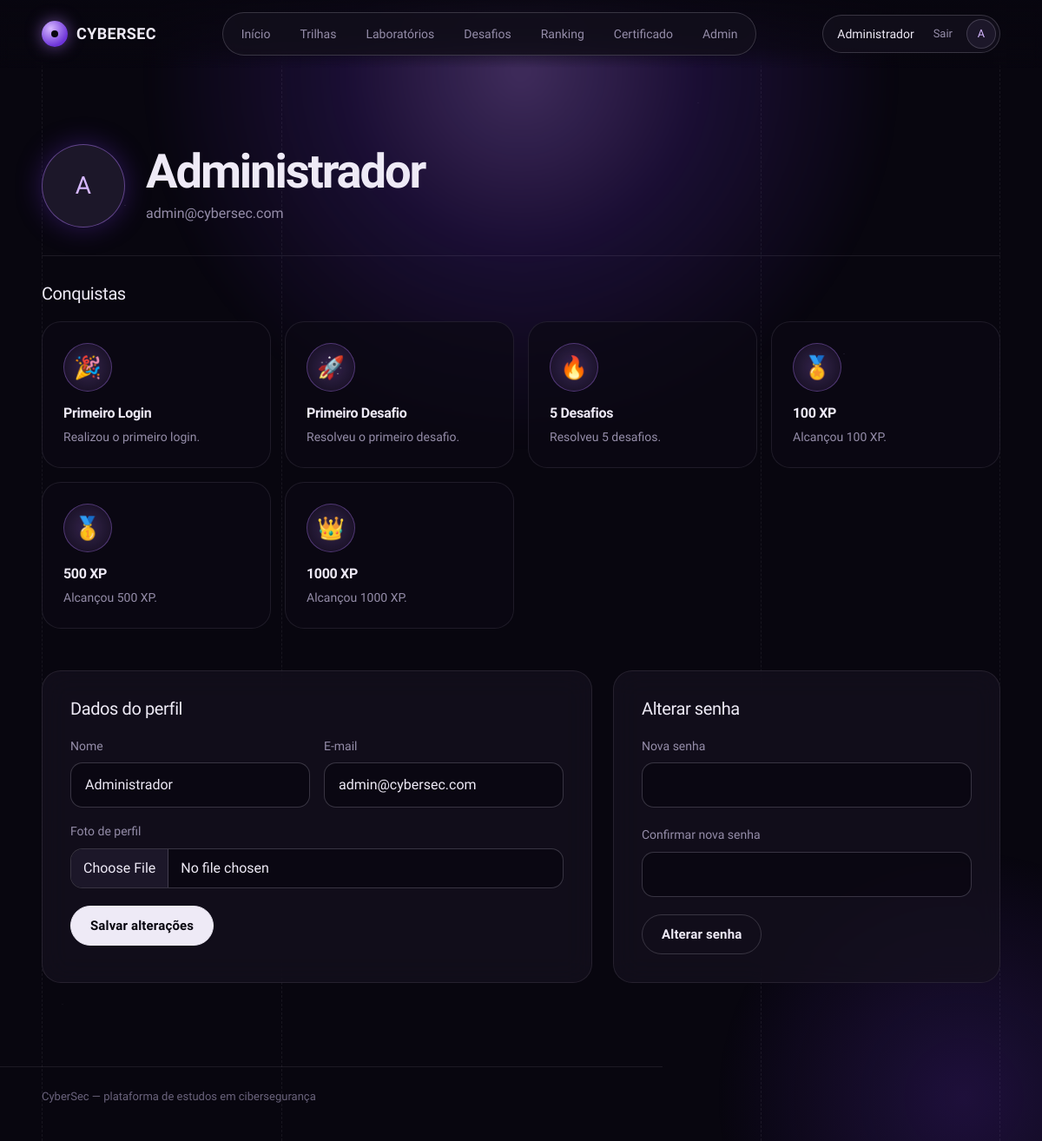
/public/profile (signed in), run on the app's committed database.
### tables this page shows
CREATE TABLE `users` (
  `id` int(11) NOT NULL AUTO_INCREMENT,
  `name` varchar(100) NOT NULL,
  `email` varchar(150) NOT NULL,
  `password` varchar(255) NOT NULL,
  `role` enum('user','admin') DEFAULT 'user',
  `photo` varchar(255) DEFAULT NULL,
  `xp` int(11) DEFAULT 0,
  `level_id` int(11) DEFAULT NULL,
  `created_at` timestamp NOT NULL DEFAULT current_timestamp(),
  `updated_at` timestamp NOT NULL DEFAULT current_timestamp() ON UPDATE current_timestamp(),
  PRIMARY KEY (`id`),
  UNIQUE KEY `email` (`email`),
  KEY `fk_user_level` (`level_id`),
  CONSTRAINT `fk_user_level` FOREIGN KEY (`level_id`) REFERENCES `levels` (`id`) ON DELETE SET NULL
);

CREATE TABLE `badges` (
  `id` int(11) NOT NULL AUTO_INCREMENT,
  `name` varchar(100) NOT NULL,
  `description` varchar(255) NOT NULL,
  `icon` varchar(100) DEFAULT '?',
  `created_at` timestamp NOT NULL DEFAULT current_timestamp(),
  PRIMARY KEY (`id`)
);

### app/core/Controller.php (called while the page is built, shortened)
<?php
abstract class Controller
{
    protected function view(string $view, array $data = []): void
    {
        extract($data);
       $file = __DIR__ . '/../views/' . $view . '.php';
require_once $file;
    }
}

### app/controllers/ProfileController.php (called while the page is built, shortened)
<?php
class ProfileController extends Controller
{
    private User $userModel;
    public function __construct()
    {
        $this->userModel = new User();
    }
    public function index(): void
    {
        $this->view(
            'profile/index',
            [
                'user' => $this->userModel->findById(Auth::id()),
                'badges' => (new Badge())->getUserBadges(Auth::id())
            ]
        );
    }
}

### app/core/Router.php (called while the page is built, shortened)
<?php
class Router
{
    private array $routes = [];
    public function get(string $route, array $action): void
    {
        $this->routes['GET'][$route] = $action;
    }
    public function post(string $route, array $action): void
    {
        $this->routes['POST'][$route] = $action;
    }
    public function dispatch(): void
    {
        $method = $_SERVER['REQUEST_METHOD'];
        $uri = parse_url(
            $_SERVER['REQUEST_URI'],
            PHP_URL_PATH
        );
        $basePath = dirname(
            $_SERVER['SCRIPT_NAME']
        );
        $uri = str_replace($basePath, '', $uri);
        [$controllerName, $methodName] = $this->routes[$method][$uri];
        $controller = new $controllerName();
        $controller->$methodName();
    }
}

### public/index.php (called while the page is built, shortened)
<?php
spl_autoload_register(function ($class) {
    $folders = [
        '../app/core/',
        '../app/controllers/',
        '../app/models/'
    ];
    foreach ($folders as $folder) {
        $file = $folder . $class . '.php';
        if (file_exists($file)) {
            return;
        }
    }
});
$router = new Router();
$router->get('/', ['AuthController', 'login']);
$router->get('/login', ['AuthController', 'login']);
$router->post('/login', ['AuthController', 'authenticate']);
$router->get('/register', ['AuthController', 'register']);
$router->post('/register', ['AuthController', 'store']);
$router->post('/logout', ['AuthController', 'logout']);
$router->get('/certificate', [ 'CertificateController', 'index']);
$router->post('/certificate/generate',
['CertificateController','generate']);
$router->get('/lesson', ['LessonController', 'show']);
$router->post('/lesson/submit',['LessonController', 'submitQuiz']);
$router->get('/dashboard', ['DashboardController', 'index']);
$router->get('/profile', ['ProfileController', 'index']);
$router->post('/profile/update', ['ProfileController', 'update']);
$router->post('/profile/password', ['ProfileController', 'changePassword']);
$router->get('/challenges', ['ChallengeController', 'index']);
$router->get('/challenges/create', ['ChallengeController', 'create']);
$router->post('/challenges/store', ['ChallengeController', 'store']);
$router->get('/challenges/edit', ['ChallengeController', 'edit']);
$router->post('/challenges/update', ['ChallengeController', 'update']);
$router->post('/challenges/delete', ['ChallengeController', 'delete']);
$router->get('/challenge', ['ChallengeController', 'show']);
$router->post('/challenge/submit', ['ChallengeController', 'submitFlag']);
$router->get(
    '/paths',
    ['LearningPathController', 'index']
);
$router->get(
    '/path',
    ['LearningPathController', 'show']
);
$router->get(
    '/labs',
    ['LabController', 'index']
);
$router->get(
    '/lab',
    ['LabController', 'show']
);
$router->post(
    '/lab/submit',
    ['LabController', 'submit']
);
$router->get('/ranking', ['RankingController', 'index']);
$router->get('/admin', ['AdminController', 'dashboard']);
$router->get('/admin/users', ['AdminController', 'users']);
$router->get('/admin/challenges', ['AdminController', 'challenges']);
$router->get(
    '/admin/paths',
    ['AdminController', 'paths']
);
$router->get(
    '/admin/lessons',
    ['AdminController', 'lessons']
);
$router->get(
    '/admin/lessons/create',
    ['AdminController', 'createLesson']
);
$router->post(
    '/admin/lessons/store',
    ['AdminController', 'storeLesson']
);
$router->post(
    '/admin/lessons/delete',
    ['AdminController', 'deleteLesson']
);
$router->get(
    '/admin/questions',
    ['QuestionController', 'index']
);
$router->get(
    '/admin/questions/create',
    ['QuestionController', 'create']
);
$router->post(
    '/admin/questions/store',
    ['QuestionController', 'store']
);
$router->get(
    '/admin/questions/edit',
    ['QuestionController', 'edit']
);
$router->post(
    '/admin/questions/update',
    ['QuestionController', 'update']
);
$router->get(
    '/admin/paths/create',
    ['AdminController', 'createPath']
);
$router->post(
    '/admin/paths/store',
    ['AdminController', 'storePath']
);
$router->post(
    '/admin/paths/delete',
    ['AdminController', 'deletePath']
);
$router->get(
    '/admin/labs',
    ['AdminController', 'labs']
);
$router->get(
    '/admin/labs/create',
    ['AdminController', 'createLab']
);
$router->post(
    '/admin/labs/store',
    ['AdminController', 'storeLab']
);
$router->get(
    '/admin/labs/edit',
    ['AdminController', 'editLab']
);
$router->post(
    '/admin/labs/update',
    ['AdminController', 'updateLab']
);
$router->post(
    '/admin/labs/delete',
    ['AdminController', 'deleteLab']
);
$router->dispatch();

### app/core/Session.php (called while the page is built, shortened)
<?php
class Session
{
    public static function get(string $key): mixed
    {
        return $_SESSION[$key] ?? null;
    }
    public static function has(string $key): bool
    {
        return isset($_SESSION[$key]);
    }
}

### app/core/Auth.php (called while the page is built, shortened)
<?php
class Auth
{
    public static function check(): bool
    {
        return Session::has('user');
    }
    public static function user(): ?array
    {
        return Session::get('user');
    }
    public static function isAdmin(): bool
    {
        $user = self::user();
        return isset($user['role']) &&
               $user['role'] === 'admin';
    }
}

### app/core/Model.php (called while the page is built, shortened)
<?php
abstract class Model
{
    public function __construct()
    {
        $this->db = Database::getInstance();
    }
}

### app/core/Database.php (called while the page is built, shortened)
<?php
class Database
{
    private static ?PDO $instance = null;
    public static function getInstance(): PDO
    {
        if (self::$instance === null) {
            $dsn = "mysql:host=" . DB_HOST . ";dbname=" . DB_NAME . ";charset=utf8mb4";
            self::$instance = new PDO(
                $dsn,
                DB_USER,
                DB_PASS,
                [
                    PDO::ATTR_ERRMODE => PDO::ERRMODE_EXCEPTION,
                    PDO::ATTR_DEFAULT_FETCH_MODE => PDO::FETCH_ASSOC,
                    PDO::ATTR_EMULATE_PREPARES => false
                ]
            );
        }
        return self::$instance;
    }
}

### app/models/User.php (called while the page is built, shortened)
<?php
class User extends Model
{
    public function findById(int $id): ?array
    {
        $sql = "
            SELECT *
            FROM users
            WHERE id = :id
            LIMIT 1
        ";
        $stmt = $this->db->prepare($sql);
        $stmt->execute([
            ':id' => $id
        ]);
        $user = $stmt->fetch();
        return $user ?: null;
    }
}

### app/models/Badge.php (called while the page is built, shortened)
<?php
class Badge extends Model
{
    public function getUserBadges(
        int $userId
    ): array {
        $sql = "
            SELECT
                b.*
            FROM badges b
            INNER JOIN user_badges ub
                ON ub.badge_id = b.id
            WHERE ub.user_id = :user_id
        ";
        $stmt = $this->db->prepare($sql);
        $stmt->execute([
            ':user_id' => $userId
        ]);
        return $stmt->fetchAll();
    }
}

### app/views/profile/index.php (the view, shortened to what this page needs)
<?php
require_once __DIR__ . '/../layouts/header.php';
$parts = preg_split('/\s+/', trim($user['name'] ?? ''));
$initials = mb_strtoupper(mb_substr($parts[0] ?? '', 0, 1) . mb_substr(count($parts) > 1 ? end($parts) : '', 0, 1));
?>
<main class="main-content">
    <header class="page-head">
        <div class="profile-id" style="margin: 0">
            <?php if (!empty($user['photo'])): ?>
                <img class="avatar" src="<?= BASE_URL ?>/assets/uploads/profiles/<?= htmlspecialchars($user['photo']) ?>" alt="Sua foto de perfil">
            <?php else: ?>
                <span class="avatar" aria-hidden="true"><?= htmlspecialchars($initials) ?></span>
            <?php endif; ?>
            <div>
                <h1 class="page-title" style="font-size: clamp(1.8rem, 4.6vw, 3.4rem)"><?= htmlspecialchars($user['name']) ?></h1>
                <p class="text-secondary m-0 mt-2"><?= htmlspecialchars($user['email']) ?></p>
            </div>
        </div>
    </header>
    <section aria-labelledby="badges-title" class="mb-5">
        <h2 class="section-title" id="badges-title">Conquistas</h2>
        <?php if (empty($badges)): ?>
            <div class="empty pt-0"><strong>Nenhuma conquista ainda</strong>Conquistas são liberadas ao concluir aulas, labs e desafios.</div>
        <?php else: ?>
            <div class="badge-grid">
                <?php foreach ($badges as $badge): ?>
                    <div class="medal">
                        <div class="medal-icon" aria-hidden="true"><?= htmlspecialchars($badge['icon'] ?? '') ?></div>
                        <h4><?= htmlspecialchars($badge['name']) ?></h4>
                        <p><?= htmlspecialchars($badge['description']) ?></p>
                    </div>
                <?php endforeach; ?>
            </div>
        <?php endif; ?>
    </section>
    <div class="row g-4">
        <div class="col-lg-7">
            <section class="panel h-100" aria-labelledby="data-title">
                <h2 class="section-title" id="data-title">Dados do perfil</h2>
                <form method="POST" action="<?= BASE_URL ?>/profile/update" enctype="multipart/form-data">
                    <div class="row g-3">
                        <div class="col-md-6 field mb-0">
                            <label for="p-name">Nome</label>
                            <input id="p-name" type="text" name="name" value="<?= htmlspecialchars($user['name']) ?>" class="form-control" required>
                        </div>
                        <div class="col-md-6 field mb-0">
                            <label for="p-email">E-mail</label>
                            <input id="p-email" type="email" name="email" value="<?= htmlspecialchars($user['email']) ?>" class="form-control" required>
                        </div>
                        <div class="col-12 field">
                            <label for="p-photo">Foto de perfil</label>
                            <input id="p-photo" type="file" name="photo" accept="image/*" class="form-control">
                        </div>
                    </div>
                    <button class="btn btn-primary" type="submit">Salvar alterações</button>
                </form>
            </section>
        </div>
        <div class="col-lg-5">
            <section class="panel h-100" aria-labelledby="pass-title">
                <h2 class="section-title" id="pass-title">Alterar senha</h2>
                <form method="POST" action="<?= BASE_URL ?>/profile/password">
                    <div class="field">
                        <label for="p-pass">Nova senha</label>
                        <input id="p-pass" type="password" name="password" class="form-control" autocomplete="new-password" required>
                    </div>
                    <div class="field">
                        <label for="p-pass2">Confirmar nova senha</label>
                        <input id="p-pass2" type="password" name="confirm_password" class="form-control" autocomplete="new-password" required>
                    </div>
                    <button class="btn btn-ghost" type="submit">Alterar senha</button>
                </form>
            </section>
        </div>
    </div>
</main>
<?php require_once __DIR__ . '/../layouts/footer.php'; ?>

### app/views/layouts/header.php (shortened to what this page needs)
<?php
$__path = parse_url($_SERVER['REQUEST_URI'] ?? '/', PHP_URL_PATH) ?: '/';
$__base = rtrim(parse_url(BASE_URL, PHP_URL_PATH) ?: '', '/');
if ($__base !== '' && str_starts_with($__path, $__base)) {
    $__path = substr($__path, strlen($__base));
}
$__path = '/' . trim($__path, '/');
$__navItems = [
    ['/dashboard',   'Início',        ['/dashboard']],
    ['/paths',       'Trilhas',       ['/paths', '/path', '/lesson']],
    ['/labs',        'Laboratórios',  ['/labs', '/lab']],
    ['/challenges',  'Desafios',      ['/challenges', '/challenge']],
    ['/ranking',     'Ranking',       ['/ranking']],
    ['/certificate', 'Certificado',   ['/certificate']],
];
if (Auth::check() && Auth::isAdmin()) {
    $__navItems[] = ['/admin', 'Admin', ['/admin']];
}
$__isActive = function (array $prefixes) use ($__path): bool {
    foreach ($prefixes as $p) {
        if ($__path === $p || str_starts_with($__path, $p . '/')) {
            return true;
        }
    }
    return false;
};
$__user = Auth::user();
$__showNav = Auth::check() && empty($hideNav);
$__initials = '';
if ($__user) {
    $parts = preg_split('/\s+/', trim($__user['name'] ?? ''));
    $__initials = mb_strtoupper(mb_substr($parts[0] ?? '', 0, 1) . mb_substr(count($parts) > 1 ? end($parts) : '', 0, 1));
}
?>
<!DOCTYPE html>
<html lang="pt-BR" data-bs-theme="dark">
<head>
<link href="https://cdn.jsdelivr.net/npm/bootstrap@5.3.3/dist/css/bootstrap.min.css" rel="stylesheet">
<link rel="stylesheet" href="<?= BASE_URL ?>/assets/css/style.css?v=<?= @filemtime(__DIR__ . '/../../../public/assets/css/style.css') ?: time() ?>">
</head>
<body class="<?= htmlspecialchars($bodyClass ?? '') ?>">
<div class="atmosphere" aria-hidden="true">
    <div class="stars"></div>
    <div class="guides"><span></span><span></span><span></span></div>
</div>
<?php if ($__showNav): ?>
<header class="topbar" id="topbar">
    <a class="brand" href="<?= BASE_URL ?>/dashboard" aria-label="CyberSec, ir para o início">
        <span class="brand-mark" aria-hidden="true"></span>
        CYBERSEC
    </a>
    <nav class="pill-nav" id="mainNav" aria-label="Principal">
        <?php foreach ($__navItems as [$href, $label, $prefixes]): ?>
            <a href="<?= BASE_URL . $href ?>"
               class="<?= $__isActive($prefixes) ? 'active' : '' ?>"
               <?= $__isActive($prefixes) ? 'aria-current="page"' : '' ?>>
                <?= $label ?>
            </a>
        <?php endforeach; ?>
    </nav>
    <div class="user-pill">
        <span class="user-name"><?= htmlspecialchars($__user['name'] ?? '') ?></span>
        <form method="POST" action="<?= BASE_URL ?>/logout" class="logout-form">
            <button class="logout" type="submit">Sair</button>
        </form>
        <a href="<?= BASE_URL ?>/profile" aria-label="Meu perfil">
            <?php if (!empty($__user['photo'])): ?>
                <img class="avatar" src="<?= BASE_URL ?>/assets/uploads/profiles/<?= htmlspecialchars($__user['photo']) ?>" alt="">
            <?php else: ?>
                <span class="avatar"><?= htmlspecialchars($__initials) ?></span>
            <?php endif; ?>
        </a>
    </div>
</header>
<?php endif; ?>

### data on the page
users: name "Administrador", name "A", email "admin@cybersec.com"
badges: icon "🎉", name "Primeiro Login", description "Realizou o primeiro login."
badges: icon "🚀", name "Primeiro Desafio", description "Resolveu o primeiro desafio."
badges: icon "🔥", name "5 Desafios", description "Resolveu 5 desafios."
badges: icon "🏅", name "100 XP", description "Alcançou 100 XP."
badges: icon "🥇", name "500 XP", description "Alcançou 500 XP."
badges: icon "👑", name "1000 XP", description "Alcançou 1000 XP."

### other printed values
$label "Início"
$label "Trilhas"
$label "Laboratórios"
$label "Desafios"
$label "Ranking"
$label "Certificado"
$label "Admin"
